Frame 1 (no input): blank canvas, image omitted
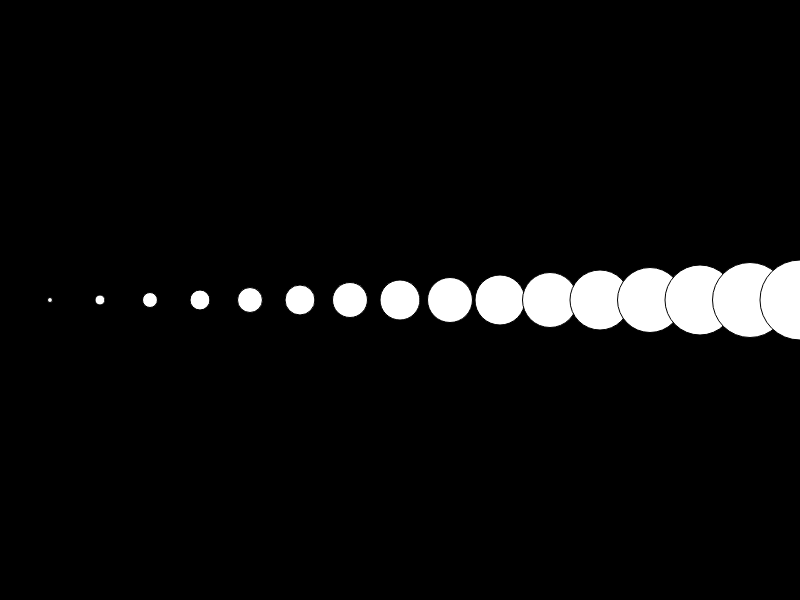
Frame 60 (no input)
Frame 120 (the mouse pressed at the canvas centre since frame 60): identical to frame 60, image omitted

The p5.js sketch that drew this single still picture (run headless with seeded random() and noise() and a simulated clock; from frame 60 on, the mouse is pressed at the canvas centre):

// p5.js sketch
// ── sketch.js

let xCoord = 50; 
let dCoord = 5

function setup(){
    createCanvas(800,600);
    background(0);
}

function draw(){
    stroke(0);
    circle(xCoord,300,dCoord);
   xCoord = xCoord  + 50
   dCoord = dCoord + 5
   

}
